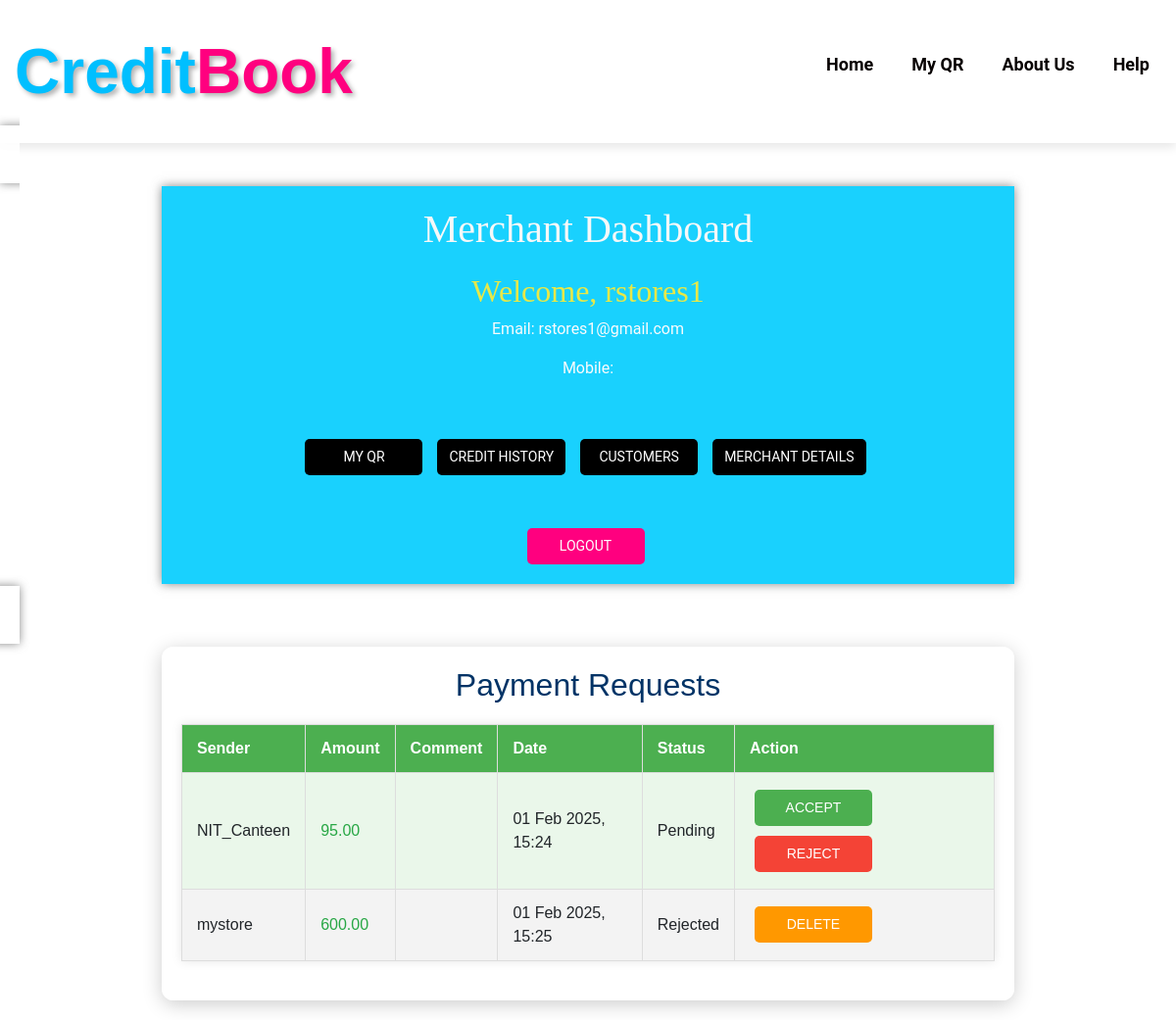
The page /merchant-dashboard/ (signed in) on the database its author committed.
### accounts/models.py (models this page shows, shortened)
class Payment(models.Model):
    sender = models.ForeignKey(User, related_name='sent_payments', on_delete=models.CASCADE)
    receiver = models.ForeignKey(User, related_name='received_payments', on_delete=models.CASCADE)
    amount = models.DecimalField(max_digits=10, decimal_places=2)
    comment = models.TextField(blank=True)
    timestamp = models.DateTimeField(default=now)
    paid = models.BooleanField(default=False)
    repayment_time = models.DateTimeField(null=True, blank=True)  # Correctly defined
    is_deleted_by_merchant = models.BooleanField(default=False)
    status = models.CharField(
        max_length=10,
        choices=[('Pending', 'Pending'), ('Paid', 'Paid'), ('Accepted', 'Accepted'), ('Rejected', 'Rejected')],
        default='Pending'
    )

### accounts/views.py (the view)
# urls.py: path('merchant-dashboard/', views.merchant_dashboard, name='merchant-dashboard'),
@login_required
def merchant_dashboard(request):
    payments = Payment.objects.filter(receiver=request.user).exclude(status__in=['Paid', 'Accepted'])
    return render(request, 'accounts/merchant-dashboard.html', {'payments': payments})

### accounts/templates/accounts/merchant-dashboard.html (shortened to what this page needs)
{% extends "layouts/app.html" %}
{% load static %}
{% block content %}
<!DOCTYPE html>
<html lang="en">
<head>
</head>
<body>
    <nav>
        <div class="heading">
            <div class="logo">
                <span class="credit">Credit</span><span class="book">Book</span>
            </div>
        </div>
        <ul class="nav-links">
            <a href="{% url 'merchant-dashboard' %}">Home</a>
            <a href="{% url 'my-qr' %}">My QR</a>
            <a href="{% url 'about' %}">About Us</a>
            <a href="{% url 'help' %}">Help</a>
        </ul>
    </nav>
    <section1>
        <div class="dashboard-container">
            <h1 style="font-family: cursive;">Merchant Dashboard</h1>
            <h2 style="color: rgb(232, 232, 71); font-family: Georgia;">Welcome, {{ user.username }}</h2>
            <p>Email: {{ user.email }}</p>
            <p>Mobile: {{ user.profile.mobile }}</p>
             <br>
            <div class="buttons">
                <a href="{% url 'my-qr' %}" class="btn btn-primary">My QR</a>
                <a href="#" class="btn">Credit History</a>
                <a href="{% url 'merchant-customers' %}" class="btn">Customers</a>
                <a href="#" class="btn">Merchant Details</a>
            </div>
            <br>
            <center> <a href="{% url 'logout' %}" class="btn logout-btn">Logout</a>
            </center>
        </div>
    </section1>
    <section>
        <h2>Payment Requests</h2>
<table class="styled-table">
    <thead>
        <tr>
            <th>Sender</th>
            <th>Amount</th>
            <th>Comment</th>
            <th>Date</th>
            <th>Status</th>
            <th>Action</th>
        </tr>
    </thead>
    <tbody>
        {% for payment in payments %}
        <tr>
            <td data-label="Sender">{{ payment.sender.username }}</td>
            <td data-label="Amount" class="amount {% if payment.amount > 0 %}positive{% else %}negative{% endif %}">
                {{ payment.amount|floatformat:2 }}
            </td>
            <td data-label="Comment">{{ payment.comment }}</td>
            <td data-label="Date">{{ payment.timestamp|date:"d M Y, H:i" }}</td>
            <td data-label="Status">{{ payment.status }}</td>
            <td data-label="Action">
                {% if payment.status == 'Pending' %}
                    <form action="{% url 'accept_payment' payment.id %}" method="post" style="display:inline;">
                        <button type="submit" class="btn accept-btn">Accept</button>
                    </form>
                    <form action="{% url 'reject_payment' payment.id %}" method="post" style="display:inline;">
                        <button type="submit" class="btn reject-btn" onclick="return confirm('Are you sure you want to reject this request?');">Reject</button>
                    </form>
                {% elif payment.status == 'Rejected' %}
                    <form action="{% url 'delete_payment' payment.id %}" method="post" style="display:inline;">
                        <button type="submit" class="btn delete-btn" onclick="return confirm('Are you sure you want to delete this transaction?');">Delete</button>
                    </form>
                {% endif %}
            </td>
        </tr>
        {% endfor %}
    </tbody>
</table>
    </section>
</body>
</html>
{% endblock %}

### accounts/templates/accounts/merchant-dashboard.html (style rules this page uses)
body { margin: 0; padding: 0; font-family: "Roboto", sans-serif; background: linear-gradient(135deg, #b3daf1, #ffb6c1); background-image: url("https://raw.githubusercontent.com/krRaunit/mycreditbook/refs/heads/main/cb-bg.jpg"); background-repeat: no-repeat; background-attachment: fixed; background-size: cover; }
section { background-color: rgba(255, 255, 255, 0.95); margin: 20px auto; padding: 20px; width: 90%; max-width: 870px; border-radius: 12px; box-shadow: 0px 4px 20px rgba(0, 0, 0, 0.2); font-family: 'Arial', sans-serif; }
section h2 { text-align: center; color: #003366; }
form button { border: none; border-radius: 5px; padding: 8px 15px; font-size: 14px; cursor: pointer; margin: 5px; transition: background-color 0.3s ease; }
.logo { font-family: "Trebuchet MS", sans-serif; font-size: 64px; font-weight: bold; text-shadow: 3px 3px 5px rgba(0, 0, 0, 0.3); margin: 10px auto; text-align: center; }
.credit { color: #00bfff; }
.book { color: #ff007f; }
nav { background-color: rgba(255, 255, 255, 0.9); padding: 15px; display: flex; justify-content: space-between; align-items: center; box-shadow: 0px 4px 10px rgba(0, 0, 0, 0.1); }
.nav-links { display: flex; gap: 15px; }
.nav-links a { color: #070000; text-decoration: none; font-weight: bold; font-size: 18px; padding: 8px 12px; transition: background-color 0.3s; }
section1 { background-color: rgba(255, 255, 255, 0.9); margin: 20px auto; justify-content: center; align-items: center; color: rgb(0, 4, 7); height: auto; box-shadow: 0px 0px 10px #595a5ab7; width: 60%; padding: 20px; }
.dashboard-container h1 { color: #f6f8f8; margin-bottom: 20px; }
.dashboard-container { background-color: rgba(0, 205, 254, 0.9); margin: 20px auto; justify-content: center; align-items: center; color: rgb(250, 251, 252); height: auto; box-shadow: 0px 0px 10px #595a5ab7; width: 90%; max-width: 870px; padding: 20px; text-align: center; }
.buttons { margin: 20px 0; display: flex; flex-wrap: wrap; gap: 10px; justify-content: center; }
.btn { display: inline-block; padding: 12px 20px; border-radius: 5px; text-decoration: none; font-size: 16px; text-align: center; min-width: 120px; color: #f8f8f8; background-color: #000000; border: 2px solid #f8f8f8; transition: all 0.3s ease; }
.logout-btn { background-color: #ff007f; color: #ffffff; margin-top: 10px; }
.styled-table { width: 100%; border-collapse: collapse; margin: 20px 0; font-size: 16px; text-align: left; box-shadow: 0 0 10px rgba(0, 0, 0, 0.1); }
.styled-table thead tr { background-color: #4CAF50; color: white; text-align: left; }
.styled-table th, .styled-table td { padding: 12px 15px; border: 1px solid #ddd; }
.styled-table tbody tr:nth-child(even) { background-color: #f3f3f3; }
.styled-table tbody tr:nth-child(odd) { background-color: #eaf7ea; }
.amount.positive { color: #28a745; }
.btn { padding: 8px 12px; border: none; border-radius: 5px; color: white; cursor: pointer; font-size: 14px; text-transform: uppercase; margin-right: 5px; }
.accept-btn { background-color: #4CAF50; }
.delete-btn { background-color: #FF9800; color: white; }
.reject-btn { background-color: #f44336; }

### rows shown on the page
Payment: sender.username "NIT_Canteen", amount "95.00", timestamp "01 Feb 2025, 15:24", status "Pending"
Payment: sender.username "mystore", amount "600.00", timestamp "01 Feb 2025, 15:25", status "Rejected", shows "DELETE"

### other values the page prints
{{ user.username }} "rstores1"
{{ user.email }} "rstores1@gmail.com"
